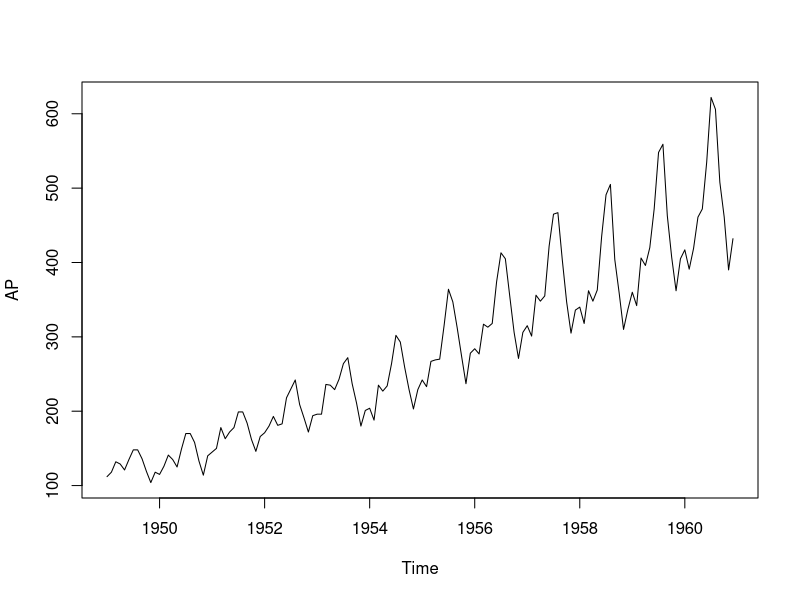
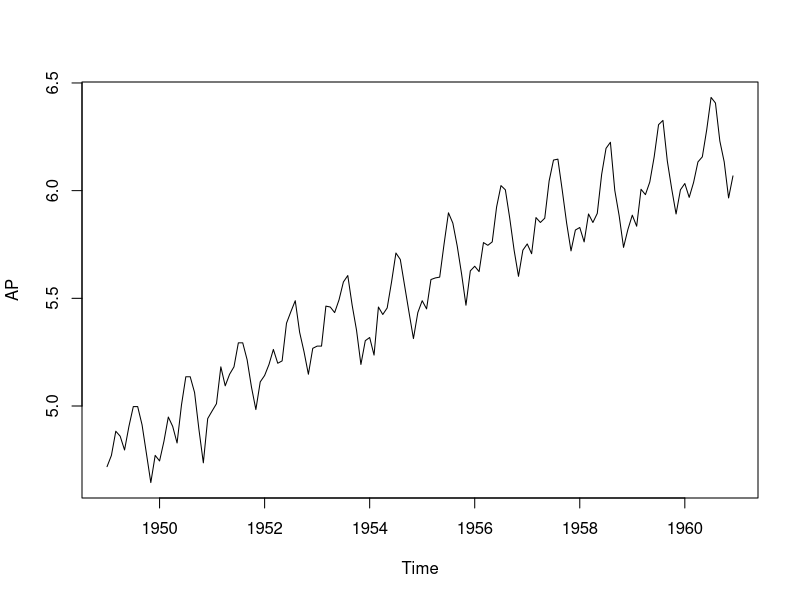

Reproduce these figures in R, in order. (Note: this script raises an error after producing the figures.)
data("AirPassengers")
AP<-AirPassengers
str(AP)
head(AP)
ts(AP,frequency=12,start=c(1949,1))
attributes(AP)
plot(AP)
AP<-log(AP)
plot(AP)
library(forecast)
#simple exponential smoothing
ses=ets(AP,model="NNN")
plot(forecast(ses))
summary(ses)

#double exponential smoothing
des=ets(AP,model="AAN")
plot(forecast(des))
summary(des)

#double exponential smoothing with dampening
desd=ets(AP,model="AAN",damped=TRUE)
plot(forecast(desd))
summary(desd)

#seasonal smoothing(additive)
ssa=ets(AP,model="AAA")
plot(forecast(ssa))
summary(ssa)

#seasonal smoothing(multiplicative)
ssm=ets(AP,model="ZAM")
plot(forecast(ssm))
summary(ssm)

#seasonal smoothing(multiplicative)
ssm=ets(AP,model="ZAM",damped=TRUE)
plot(forecast(ssm))
summary(ssm)

#Automatic model selection
obj=ets(AP)
plot(forecast(obj))
summary(obj)
